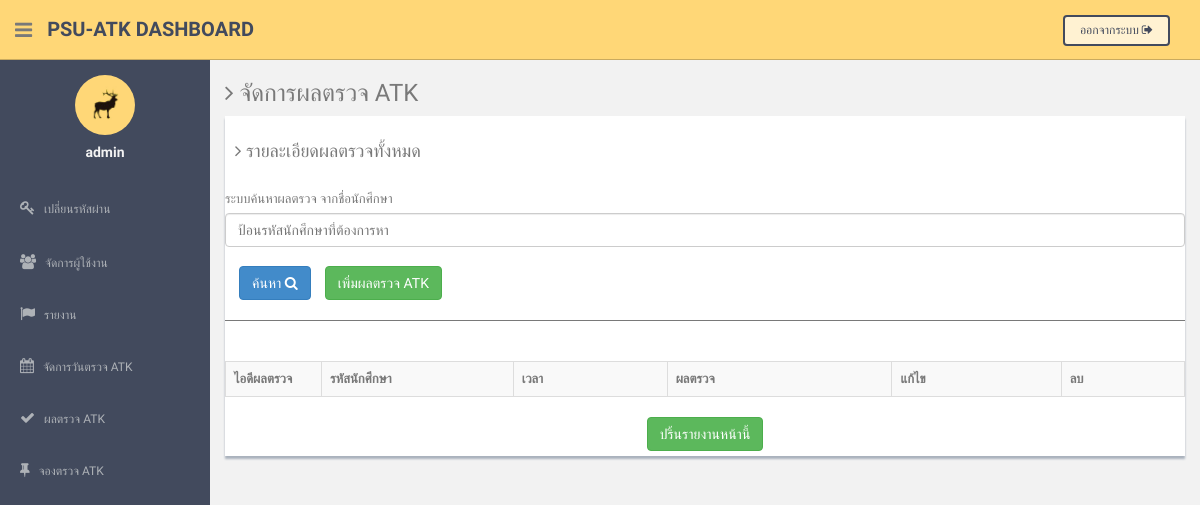
The page /admin/show_atk_report.php (signed in) on the database as committed earlier.
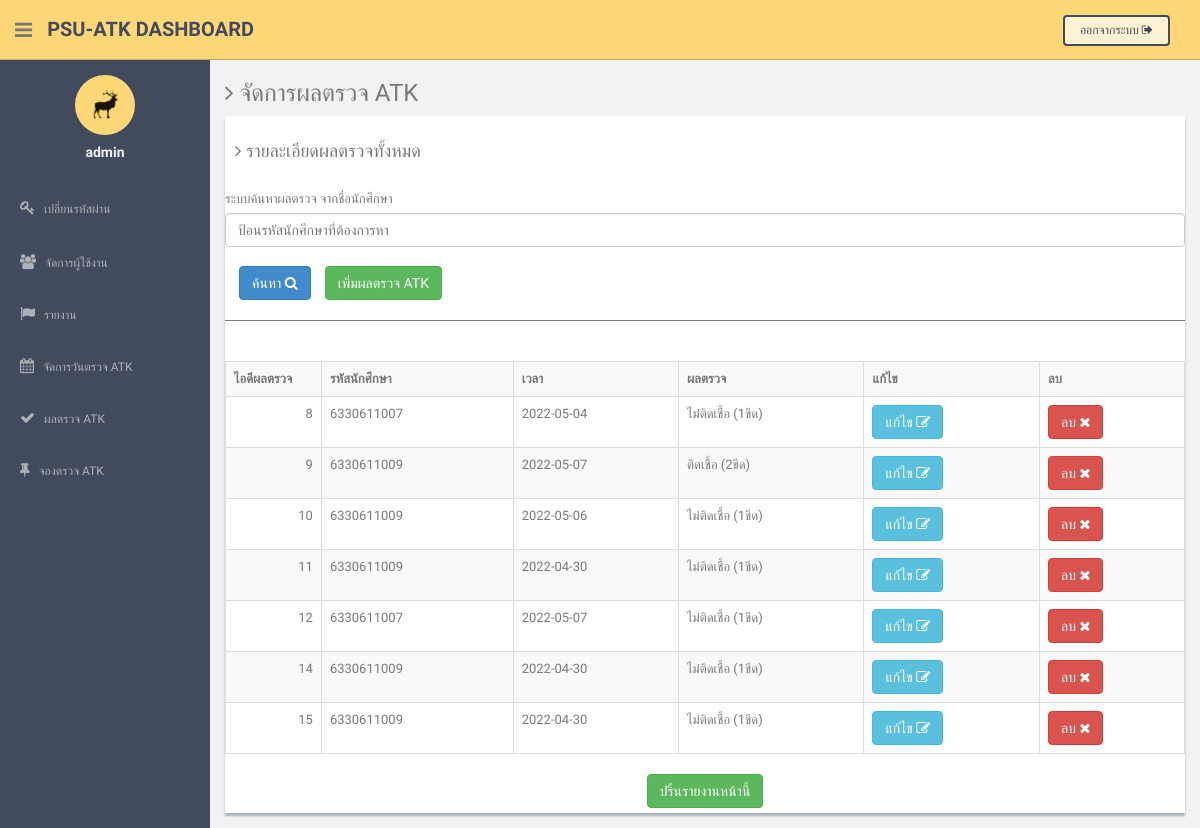
The same page on the database as committed later.
### tables this page shows
CREATE TABLE `atk_test` (
  `AT_ID` int(10) NOT NULL,
  `atopen_id` int(10) NOT NULL,
  `user_id` varchar(20) NOT NULL,
  `Date` varchar(100) NOT NULL,
  `result` varchar(100) NOT NULL
);

### admin/show_atk_report.php (the view, shortened to what this page needs)
<?php
include 'dbconnection.php';
if (strlen($_SESSION['id'] == 0)) {
    header('location:logout.php');
} else {
    $search = isset($_GET['date']) ? $_GET['date'] : '';
    $sql = "SELECT * FROM atk_test WHERE Date LIKE '%$search%'";
    $result = mysqli_query($connect, $sql); ?>
    <!DOCTYPE html>
    <html lang="en">
    <head>
        <link href="assets/css/bootstrap.css" rel="stylesheet">
        <link href="assets/font-awesome/css/font-awesome.css" rel="stylesheet" />
        <link href="assets/css/style.css" rel="stylesheet">
        <link href="assets/css/style-responsive.css" rel="stylesheet">
    </head>
    <body>
        <?php include 'menu.php'; ?>
        <section id="main-content">
            <section class="wrapper">
                <h3><i class="fa fa-angle-right"></i> จัดการผลตรวจ ATK</h3>
                <div class="row">
                    <div class="col-md-12">
                        <div class="content-panel">
                            <table class="table table-striped table-advance table-hover">
                                <h4><i class="fa fa-angle-right"></i> รายละเอียดผลตรวจทั้งหมด </h4>
                                <br>
                                <form method="get" id="form" enctype="multipart/form-data" action="">
                                    <label for="exampleInputEmail1">ระบบค้นหาผลตรวจ จากชื่อนักศึกษา</label>
                                    <input type="text" class="form-control" id="search" name="search" placeholder="ป้อนรหัสนักศึกษาที่ต้องการหา">
                                    <br>
                                    <button type="submit" class="btn btn-primary" style="margin-left: 1em;">ค้นหา <i class="fa fa-search" aria-hidden="true"></i></button>
                                </form>
                                <form action="add_atk_result.php">
                                    <button type="submit" class="btn btn-success" style="margin-left: 1em;">เพิ่มผลตรวจ ATK </button>
                                </form>
                                <hr>
                                <div class="col-12">
                                    <table class="table  table-striped table-hover table-bordered">
                                        <tr>
                                            <th width='10%'>ไอดีผลตรวจ</th>
                                            <th width='20%'>รหัสนักศึกษา</th>
                                            <th>เวลา</th>
                                            <th>ผลตรวจ</th>
                                            <th>แก้ไข</th>
                                            <th>ลบ</th>
                                        </tr>
                                        <?php while ($row = mysqli_fetch_array($result, MYSQLI_ASSOC)) { ?>
                                            <tr>
                                                <td align='right'><?php echo $row["AT_ID"]; ?></td>
                                                <td><?php echo $row["user_id"]; ?></td>
                                                <td><?php echo $row["Date"]; ?></td>
                                                <td><?php echo $row["result"]; ?></td>
                                                <td>
                                                    <form action="edit_atk_result.php" method="post">
                                                        <button type="submit" class="btn btn-info"> แก้ไข <i class="fa fa-pencil-square-o" aria-hidden="true"></i></button>
                                                    </form>
                                                </td>
                                                <td>
                                                    <div>
                                                        <a data-id="<?php echo $row["AT_ID"]; ?>" href="?delete=<?php echo $row["user_id"]; ?>" class="btn btn-danger delete-btn"> ลบ <i class="fa fa-times" aria-hidden="true"></i></a>
                                                    </div>
                                                </td>
                                            </tr>
                                        <?php } ?>
                                    </table>
                                    <center>
                                    <button class="btn btn-success" onClick="window.print()">ปริ้นรายงานหน้านี้</button>
                                    </center>
                                </div>
                        </div>
                    </div>
    </body>
    </html>
<?php
} ?>

### admin/menu.php (shortened to what this page needs)
<section id="container">
    <header class="header black-bg">
        <div class="sidebar-toggle-box">
            <div class="fa fa-bars tooltips" data-placement="right" data-original-title="Toggle Navigation"></div>
        </div>
        <a href="#" class="logo" style="color: #424a5d;"><b>PSU-ATK Dashboard</b></a>
        <div class="top-menu">
            <ul class="nav pull-right top-menu">
                <li>
                    <a class="logout" href="logout.php" style="background: #ffffffab;color: #424a5d;border: 2px solid #424a5d !important;">ออกจากระบบ <i class="fa fa-sign-out"></i></a>
                </li>
            </ul>
        </div>
    </header>
    <aside>
        <div id="sidebar" class="nav-collapse ">
            <ul class="sidebar-menu" id="nav-accordion">
                <p class="centered"><a href="#"><img src="assets/img/ui-sam.jpg" class="img-circle" width="60"></a></p>
                <h5 class="centered"><?php echo $_SESSION['login']; ?></h5>
                <li class="mt">
                    <a href="change-password.php">
                        <i class="fa fa-solid fa-key"></i>
                        <span>เปลี่ยนรหัสผ่าน</span>
                    </a>
                </li>
                <li class="sub-menu">
                    <a href="manage-users.php">
                        <i class="fa fa-users"></i>
                        <span>จัดการผู้ใช้งาน</span>
                    </a>
                </li>
                <li class="sub-menu">
                    <a href="report.php">
                        <i class="fa fa-solid fa-flag"></i>
                        <span>รายงาน</span>
                    </a>
                </li>
                <li class="sub-menu">
                    <a href="show_atk_roud.php">
                        <i class="fa fa-regular fa-calendar"></i>
                        <span>จัดการวันตรวจ ATK</span>
                    </a>
                </li>
                <li class="sub-menu">
                    <a href="show_atk_result.php">
                        <i class="fa fa-solid fa-check"></i>
                        <span>ผลตรวจ ATK</span>
                    </a>
                </li>
                <li class="sub-menu">
                    <a href="show_book_atk.php">
                    <i class="fa fa-thumb-tack" aria-hidden="true"></i>
                        <span> จองตรวจ ATK</span>
                    </a>
                </li>
            </ul>
        </div>
    </aside>
</section>

### admin/assets/css/style.css (style rules this page uses)
body { color: #797979; background: #f2f2f2; font-family: 'Ruda', sans-serif; padding: 0px !important; margin: 0px !important; font-size:13px; }
ul li { list-style: none; }
a, a:hover, a:focus { text-decoration: none; outline: none; }
#container { width: 100%; height: 100%; }
hr { margin-top: 20px; margin-bottom: 20px; border: 0; border-top: 1px solid #797979; }
.centered { text-align: center; }
.mt { margin-top: 25px; }
ul.top-menu > li > .logout { color: #f2f2f2; font-size: 12px; border-radius: 4px; -webkit-border-radius: 4px; border: 1px solid #64c3c2 !important; padding: 5px 15px; margin-right: 15px; background: #68dff0; margin-top: 15px; }
#sidebar { width: 210px; height: 100%; position: fixed; background: #424a5d; }
#sidebar h5 { color: #f2f2f2; font-weight: 700; }
#sidebar ul li { position: relative; }
ul.sidebar-menu , ul.sidebar-menu li ul.sub { margin: -2px 0 0; padding: 0; }
ul.sidebar-menu { margin-top: 75px; }
ul.sidebar-menu li { margin-bottom: 5px; margin-left:10px; margin-right:10px; }
ul.sidebar-menu li.sub-menu { line-height: 15px; }
ul.sidebar-menu li a span { display: inline-block; }
ul.sidebar-menu li a { color: #aeb2b7; text-decoration: none; display: block; padding: 15px 0 15px 10px; font-size: 12px; outline: none; -webkit-transition: all 0.3s ease; -moz-transition: all 0.3s ease; -o-transition: all 0.3s ease; -ms-transition: all 0.3s ease; transition: all 0.3s ease; }
ul.sidebar-menu li a i { font-size: 15px; padding-right: 6px; }
#main-content { margin-left: 210px; }
.header, .footer { min-height: 60px; padding: 0 15px; }
.header { position: fixed; left: 0; right: 0; z-index: 1002; }
.black-bg { background: #ffd777; border-bottom: 1px solid #c9aa5f; }
.wrapper { display: inline-block; margin-top: 60px; padding-left: 15px; padding-right: 15px; padding-bottom: 15px; padding-top: 0px; width: 100%; }
a.logo { font-size: 20px; color: #ffffff; float: left; margin-top: 15px; text-transform: uppercase; }
a.logo b { font-weight: 900; }
#top_menu .nav > li, ul.top-menu > li { float: left; }
ul.top-menu > li > a { color: #666666; font-size: 16px; border-radius: 4px; -webkit-border-radius: 4px; border:1px solid #666666 !important; padding: 2px 6px; margin-right: 15px; }
.sidebar-toggle-box { float: left; padding-right: 15px; margin-top: 20px; }
.sidebar-toggle-box .fa-bars { cursor: pointer; display: inline-block; font-size: 20px; }
.content-panel { background: #ffffff; box-shadow: 0px 3px 2px #aab2bd; padding-top: 15px; padding-bottom: 5px; }
.content-panel h4 { margin-left: 10px; }
label { font-weight: 400; }

Rows that differ between the two databases and show on the page:
added atk_test: AT_ID "8", user "6330611007", Date "2022-05-04", result "ไม่ติดเชื้อ (1ขีด)"
added atk_test: AT_ID "9", user "6330611009", Date "2022-05-07", result "ติดเชื้อ (2ขีด)"
added atk_test: AT_ID "10", user "6330611009", Date "2022-05-06", result "ไม่ติดเชื้อ (1ขีด)"
added atk_test: AT_ID "11", user "6330611009", Date "2022-04-30", result "ไม่ติดเชื้อ (1ขีด)"
added atk_test: AT_ID "12", user "6330611007", Date "2022-05-07", result "ไม่ติดเชื้อ (1ขีด)"
added atk_test: AT_ID "14", user "6330611009", Date "2022-04-30", result "ไม่ติดเชื้อ (1ขีด)"
added atk_test: AT_ID "15", user "6330611009", Date "2022-04-30", result "ไม่ติดเชื้อ (1ขีด)"
